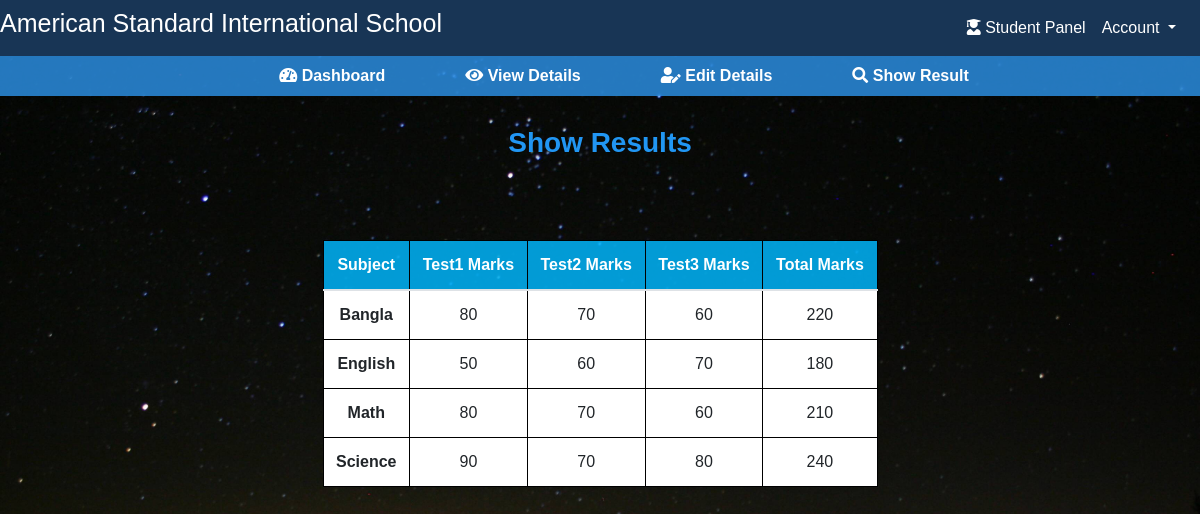
Screenshot of /sresult.php (signed in) with the database file from the repository.
### tables this page shows
CREATE TABLE `results` (
  `id` int(11) NOT NULL,
  `roll_no` int(20) NOT NULL,
  `bangla1` int(20) NOT NULL,
  `bangla2` int(20) NOT NULL,
  `bangla3` int(20) NOT NULL,
  `english1` int(20) NOT NULL,
  `english2` int(20) NOT NULL,
  `english3` int(20) NOT NULL,
  `math1` int(20) NOT NULL,
  `math2` int(20) NOT NULL,
  `math3` int(20) NOT NULL,
  `science1` int(20) NOT NULL,
  `science2` int(20) NOT NULL,
  `science3` int(20) NOT NULL
);

### app/database.php (called while the page is built, shortened)
<?php
function connect(){
    return new mysqli(HOST,USER,PASS,DB);
}
?>

### sresult.php (the view, shortened to what this page needs)
<!DOCTYPE html>
<html lang="en">
<head>
   <link rel="stylesheet" href="assets/css/all.min.css">
   <link rel="stylesheet" href="assets/css/fontawesome.min.css">
	<link rel="stylesheet" href="assets/css/bootstrap.min.css">
	<link rel="stylesheet" href="assets/css/sresult.css">
	<link rel="stylesheet" href="assets/css/responsive.css">
</head>
<body>
	<section>
        <div class="row" style="background-color:#183555;">
            <div class="col-md-6 mt-2">
                <h3 style="font-size:25px;color:white">American Standard International School</h3>
            </div>
            <div class="col-md-6">
                    <nav class="navbar  navbar-expand-lg  navbar-light">
                        <div class="collapse navbar-collapse heade" id="navbarNavDropdown">
                           <ul class="navbar-nav ml-auto">
                                    <li class="nav-item">
                                       <a class="nav-link nav1" href="#"><i class="fas fa-user-graduate"></i> Student Panel</a>
                                   </li>
                                   <li class="nav-item dropdown">
                                      <a class="nav-link dropdown-toggle nav2" href="#" id="navbarDropdownMenuLink" data-toggle="dropdown" aria-haspopup="true" aria-expanded="false">
                                      Account
                                   </a>
                       </li>
                    </ul>
                </div>
               </nav>
            </div>
        </div>
   </section>
   <section>
    <div class="navv">
   <ul class="nav justify-content-center">
  <li class="nav-item ml-5">
    <a class="nav-link active" href="studentdashboard.php"><i class="fas fa-tachometer-alt"></i> Dashboard</a>
  </li>
  <li class="nav-item ml-5">
    <a class="nav-link" href="view.php"><i class="fas fa-eye"></i> View Details</a>
  </li>
  <li class="nav-item ml-5">
    <a class="nav-link" href="sedit.php"><i class="fas fa-user-edit"></i> Edit Details</a>
  </li>
  <li class="nav-item ml-5">
    <a class="nav-link" href="sresult.php"><i class="fas fa-search"></i> Show Result</a>
  </li>
</ul>
</div>
  </section>
 <section>
     <div class="container">
                        <h3 class="text-center" style="margin-top:30px;color:#2196f3;font-weight:600">Show Results</h3><br>
                        <?php
  $data=connect()->query("SELECT * from results where roll_no='{$_SESSION['roll']}'");
  while($login_data=$data->fetch_object())
{
?>
                <table class="table mt-5">
  <thead>
    <tr>
      <th >Subject</th>
      <th >Test1 Marks</th>
      <th >Test2 Marks</th>
      <th>Test3 Marks</th>
      <th >Total Marks</th>
    </tr>
  </thead>
  <tbody>
    <tr>
      <td style="font-weight:600">Bangla</td>
      <td><?php echo $login_data->bangla1;?></td>
      <td><?php echo $login_data->bangla2;?></td>
      <td><?php echo $login_data->bangla3;?></td>
      <td><?php $num1=$login_data->bangla1;
      $num2=$login_data->bangla2;
      $num3=$login_data->bangla2;
      echo $num1+$num2+$num3;
      ?></td>
    </tr>
    <tr>
      <td style="font-weight:600">English</td>
      <td><?php echo $login_data->english1;?></td>
      <td><?php echo $login_data->english2;?></td>
      <td><?php echo $login_data->english3;?></td>
      <td><?php $num1=$login_data->english1;
      $num2=$login_data->english2;
      $num3=$login_data->english3;
      echo $num1+$num2+$num3;
      ?></td>
    </tr>
    <tr>
      <td style="font-weight:600">Math</td>
      <td><?php echo $login_data->math1;?></td>
      <td><?php echo $login_data->math2;?></td>
      <td><?php echo $login_data->math3;?></td>
      <td><?php $num1=$login_data->math1;
      $num2=$login_data->math2;
      $num3=$login_data->math3;
      echo $num1+$num2+$num3;
      ?></td>
    </tr>
    <tr>
      <td style="font-weight:600">Science</td>
      <td><?php echo $login_data->science1;?></td>
      <td><?php echo $login_data->science2;?></td>
      <td><?php echo $login_data->science3;?></td>
      <td><?php $num1=$login_data->science1;
      $num2=$login_data->science2;
      $num3=$login_data->science3;
      echo $num1+$num2+$num3;
      ?></td>
    </tr>
  </tbody>
    </table>
    <?php
}
?>
     </div>
</section>
</body>
</html>

### assets/css/sresult.css (style rules this page uses)
* { margin:0px; padding:0px; font-family: "Gill Sans", sans-serif; }
body { background:url("../../media/b8.jpg"); background-repeat: no-repeat; background-size: cover; }
.heade ul li a { color: white!important; }
.navv { background-color:#2b8ee2d6; font-weight: 600; }
.navv ul li a { color:white; }
.table { width:50%; text-align:center; margin:0 auto; }
.table th { border:1px solid black; background-color: #00b8ffd4; color:white; font-weight: 600; }
.table td { border:1px solid black; background-color: #fff; }

### rows the page displays
results: bangla1 "80", bangla2 "70", bangla3 "60", $num1+$num2+$num3 "220", english1 "50", english2 "60", english3 "70", $num1+$num2+$num3 "180", math1 "80", math2 "70", math3 "60", $num1+$num2+$num3 "210", science1 "90", science2 "70", science3 "80", $num1+$num2+$num3 "240"
